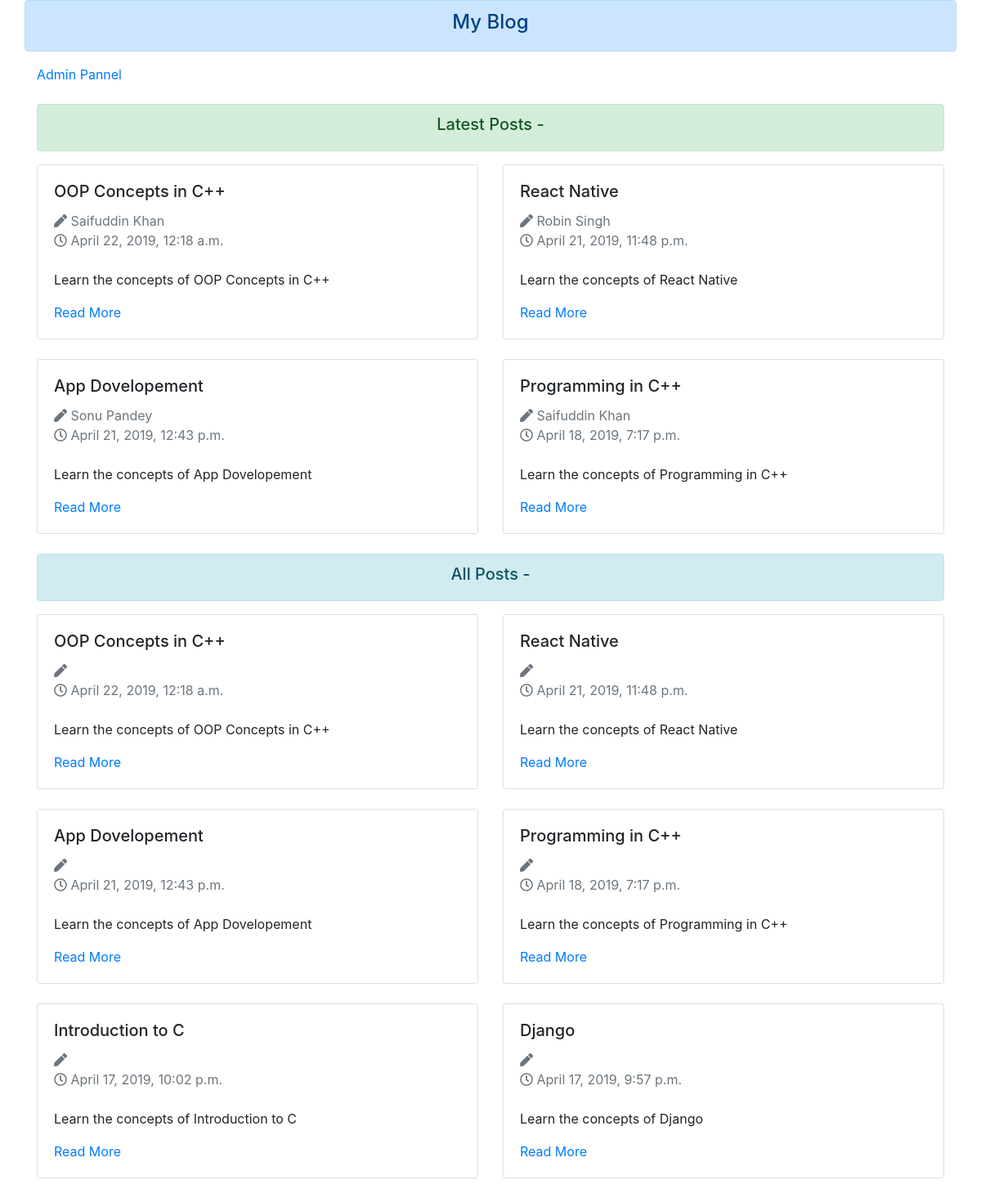
The page / on the database its author committed.
### posts/models.py (models this page shows, shortened)
class Auther(models.Model):
    name = models.CharField(max_length = 30)
    designation = models.CharField(max_length = 20)
    topic = models.CharField(max_length = 20)
    pub_date = models.DateTimeField('date published')

### posts/views.py (the view)
# urls.py: path('',views.details, name = 'details'),
def details(request):
    auther = Auther.objects.order_by('-pub_date')[:4]
    all_auther = Auther.objects.order_by('-pub_date')
    context = {
        'auther':auther,
        'all_auther':all_auther,
    }
    return render(request , 'posts/index.html',context)

### posts/templates/posts/index.html
{% extends 'base.html' %}
{% block page_content %}
<div class="container">
        <a href="/admin"class = "card-link">Admin Pannel</a>
        <br><br>
        <div class="alert alert-success text-center">
                <h5>Latest Posts -</h5>
            </div>
    <div class="row">
            {% for details in auther %}
        <div class="col-sm-6">
                <div class="card" >
                        <div class="card-body">
                          <h5 class="card-title">{{ details.topic }}</h5>
                          <span class="card-subtitle mb-2 text-muted"> <i class="fa fa-pen"></i> {{ details.name }}<br>
                            <i class="far fa-clock"></i> {{ details.pub_date }}</span><br><br>
                          <p class="card-text">Learn the concepts of {{ details.topic }}</p>
                          <a href="{% url 'posts:post_detail' details.id %}"class = "card-link">Read More</a>
                        </div>
                    </div><br>
        </div>
        {% endfor %}
    </div>
</div>
<div class="container">
        <div class="alert alert-info text-center">
                <h5>All Posts -</h5>
            </div>
        <div class="row">
                {% for details in all_auther %}
            <div class="col-sm-6">
                    <div class="card" >
                            <div class="card-body">
                              <h5 class="card-title">{{ details.topic }}</h5>
                              <span class="card-subtitle mb-2 text-muted"> <i class="fa fa-pen"></i> {{ full_details.name }}<br>
                                <i class="far fa-clock"></i> {{ details.pub_date }}</span><br><br>
                                <p class="card-text">Learn the concepts of {{ details.topic }}</p>
                              <a href="{% url 'posts:post_detail' details.id %}"class = "card-link">Read More</a>
                            </div>
                        </div><br>
            </div>
            {% endfor %}
        </div>
</div>
{% endblock %}

### blog_app/templates/base.html (shortened to what this page needs)
<!DOCTYPE html>
<html lang="en">
<head>
    <link href="https://stackpath.bootstrapcdn.com/bootstrap/4.3.1/css/bootstrap.min.css" rel="stylesheet">
    <link rel="stylesheet" href="https://use.fontawesome.com/releases/v5.8.1/css/all.css">
</head>
<body>
    <div class="container text-center alert alert-primary">
        <h4>My Blog</h4>
    </div>
    {% block page_content %}
    {% endblock %}
</body>
</html>

### rows shown on the page
Auther: topic "OOP Concepts in C++", name "Saifuddin Khan", pub_date "April 22, 2019, 12:18 a.m."
Auther: topic "React Native", name "Robin Singh", pub_date "April 21, 2019, 11:48 p.m."
Auther: topic "App Dovelopement", name "Sonu Pandey", pub_date "April 21, 2019, 12:43 p.m."
Auther: topic "Programming in C++", name "Saifuddin Khan", pub_date "April 18, 2019, 7:17 p.m."
Auther: topic "Introduction to C", pub_date "April 17, 2019, 10:02 p.m."
Auther: topic "Django", pub_date "April 17, 2019, 9:57 p.m."
